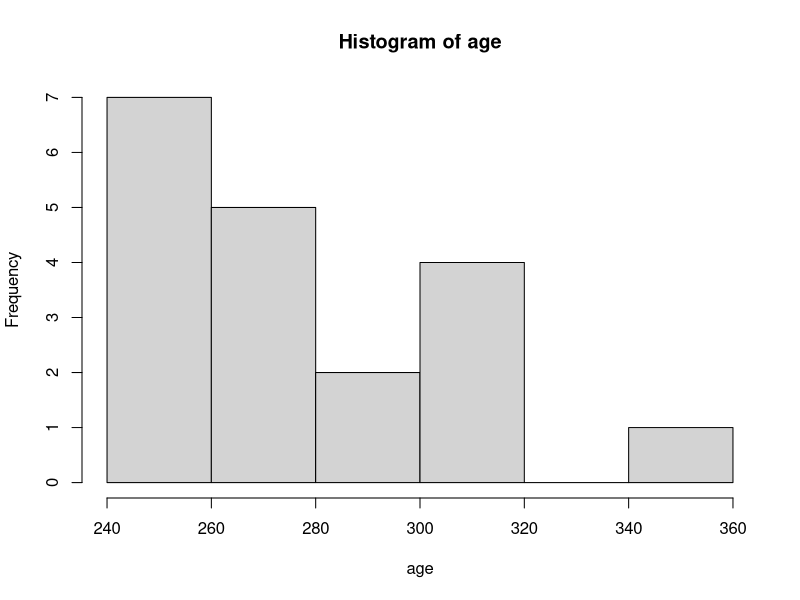
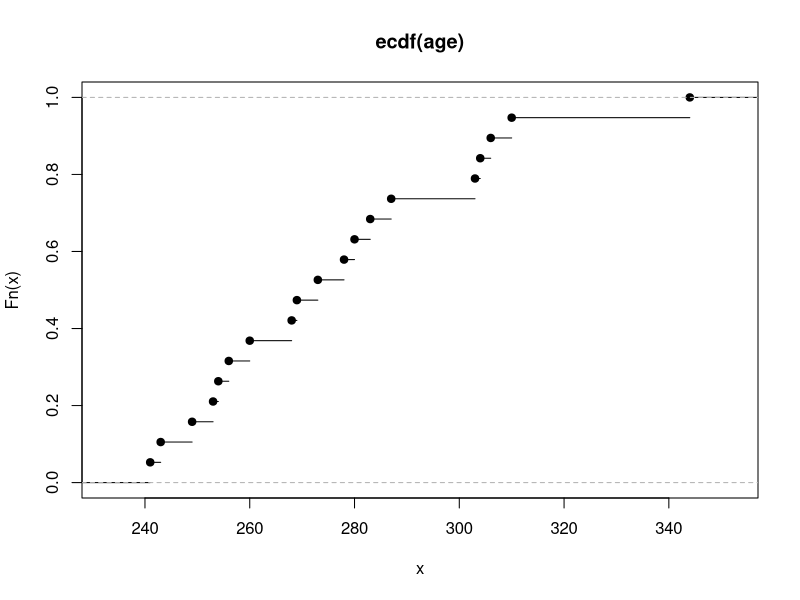
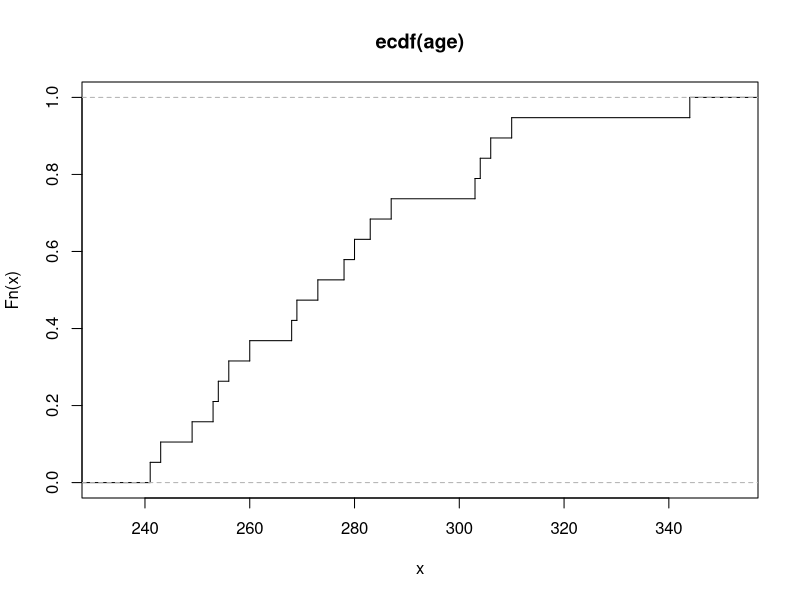
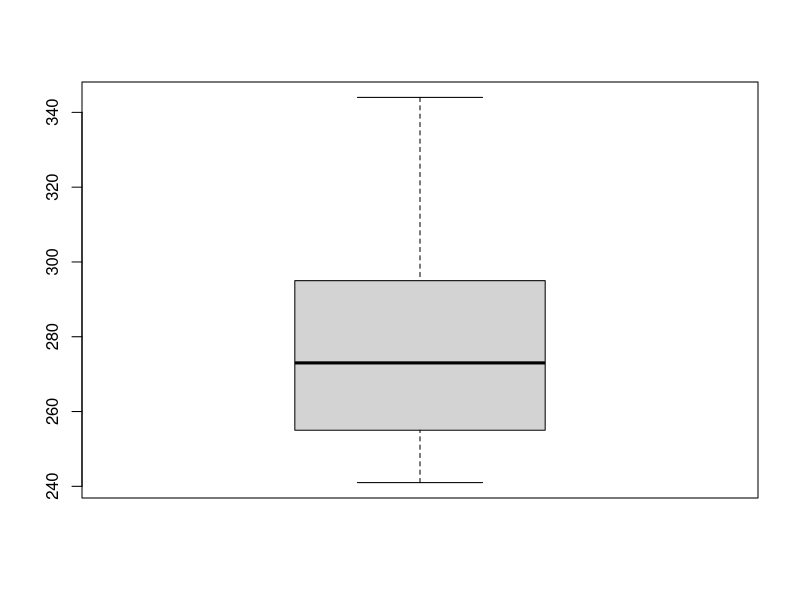

Reproduce these figures in R, in order.
# You may copy the commands below from the web-browser into the command-window of R (or into a R-script)
# A line that starts with # is a comment, and R will disregard such lines.
# At the lectures we looked at an example with the age of mineral samples (cf. slide 3 from the lectures)
# We will in this exercise see how the computations for this examples may be done in R.


#Start by reading the data into R. This may be done by the command:

age = c(249, 254, 243, 268, 253, 269, 287, 241, 273, 306, 303, 280, 260, 256, 278, 344, 304, 283, 310)

 
#Compute mean, median and standard deviation:

mean(age)

median(age)

sd(age)

# Check that you get the same result as in the lectures (cf slide 3)


# Make a histogram (cf. slide 4)

hist(age)
 

# Plot the empirical distribution function (cf. slide 4)

plot(ecdf(age))                                         # Basic plot

plot(ecdf(age),verticals = T, do.points = F)          # Nicer looking plot


# Compute min, first quartile, median, third quartile, and max (cf. slide 5)

quantile(age)


# Make a boxplot (cf. slide 5)

boxplot(age)

 
# We will then consider confidence intervals and hypothesis testing.
# We will illustrate direct calculations of the quantities involved as well as the use of a special R-command.


# Compute the 97.5% percentile of the t-distribution with 18 degrees of freedom:

qt(0.975, 18)

# Compute lower and upper limit of the 95% confidence interval:

mean(age) - qt(0.975,18)*(sd(age)/sqrt(19))     # lower limit

mean(age) + qt(0.975,18)*(sd(age)/sqrt(19))     # upper limit


# Check that you get the same result as in the lectures (cf slide 18)

# Compute t-statistic:

tstat = (mean(age) - 265) / (sd(age) / sqrt(19))       #t-statistic

tstat

 

# Compute P-value:

1 - pt(tstat, 18)

# Check that you get the same result as in the lectures (cf slide 22)

# R has readymade commands for t-tests with corresponding confidence intervals.
# Use the command "t.test" to compute the confidence interval (this gives a two-sided test):

t.test(age, mu = 265)
 
# Use the command "t.test" to compute a one-sided test (this gives a one-sided confidence interval):

t.test(age, alternative = "greater", mu = 265)

# Check that you get the same results as above. 